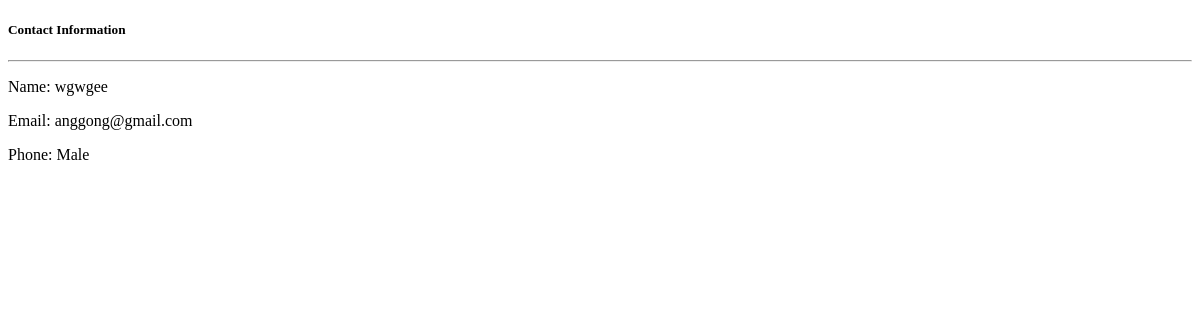
The app's page /person/1/, older data.
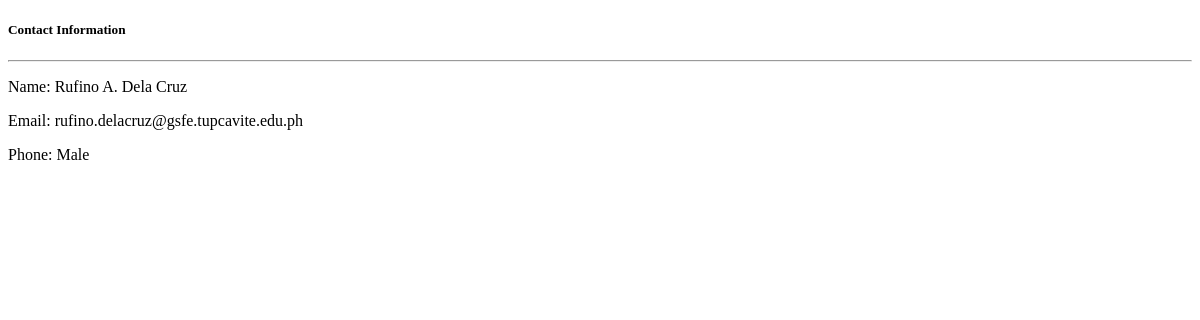
The same page, newer data.
### TitikPoetryApp/models.py (models this page shows, shortened)
class Recruit(models.Model):
	name = models.CharField(max_length=50, null=True)
	email = models.EmailField(max_length=50, null=True)
	GENDER_CHOICES = (
		('Male', 'Male'),
		('Female', 'Female'),
		)
	gender = models.CharField(max_length=50, choices=GENDER_CHOICES, null=True)
	birthday = models.DateTimeField()

### TitikPoetryApp/views.py (the view)
# urls.py: path('person/<str:pk_test>/', views.person, name="person"),
def person(request, pk_test):
	person = Recruit.objects.get(id=pk_test)
	acey = person.tula_set.all()
	context = {'person':person, 'acey':acey}
	return render(request, 'person.html',context)

### TitikPoetryApp/templates/person.html
{% extends 'base.html' %}
{% block content %}
{% load static %}
<div class="col-md">
		<div class="card card-body">
			<h5>Contact Information</h5>
			<hr>
			<p>Name: {{person.name}}</p>
			<p>Email: {{person.email}}</p>
			<p>Phone: {{person.gender}}</p>
		</div>
	</div>
{% endblock %}

Row changes from the older to the newer data that the page shows:
changed Recruit "Male": name "wgwgee" → "Rufino A. Dela Cruz"; email "anggong@gmail.com" → "rufino.delacruz@gsfe.tupcavite.edu.ph"
